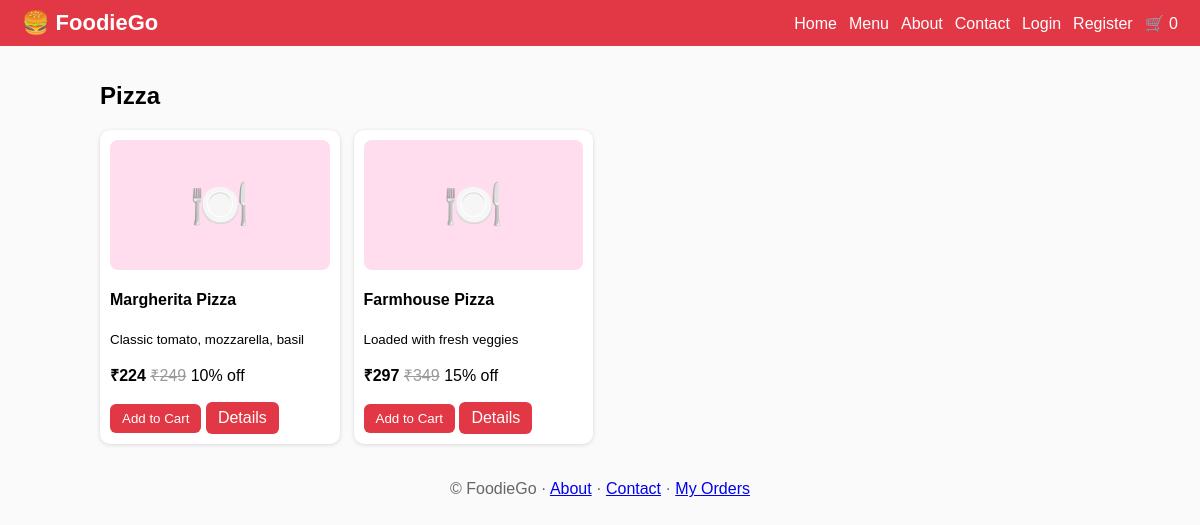
/products.php?cat=1, run on the app's committed database.
### tables this page shows
CREATE TABLE categories(id INT AUTO_INCREMENT PRIMARY KEY,name VARCHAR(100),image VARCHAR(255),description TEXT,status TINYINT DEFAULT 1);

CREATE TABLE products(id INT AUTO_INCREMENT PRIMARY KEY,category_id INT,name VARCHAR(150),image VARCHAR(255),price DECIMAL(10,2),discount DECIMAL(5,2) DEFAULT 0,description TEXT,stock INT DEFAULT 0,status TINYINT DEFAULT 1,featured TINYINT DEFAULT 0,created_at TIMESTAMP DEFAULT CURRENT_TIMESTAMP);

### inc.php (the view, shortened to what this page needs)
<?php
function e($s){return htmlspecialchars($s??'');}
function q($sql,$t='',...$p){$s=$GLOBALS['db']->prepare($sql);if($t)$s->bind_param($t,...$p);$s->execute();return $s;}
function rows($sql,$t='',...$p){return q($sql,$t,...$p)->get_result()->fetch_all(MYSQLI_ASSOC);}
function row($sql,$t='',...$p){return rows($sql,$t,...$p)[0]??null;}
function price($p){return round($p['price']*(1-$p['discount']/100),2);}
function img($f){return $f?"<img src='".(defined('P')?P:'')."uploads/".e($f)."'>":"<div class=ph>🍽️</div>";}
function card($p){return "<div class=card>".img($p['image'])."<h4>".e($p['name'])."</h4><small>".e(substr($p['description'],0,60))."</small><p><b>₹".number_format(price($p))."</b> ".($p['discount']>0?"<span class=old>₹".number_format($p['price'])."</span> ".(float)$p['discount']."% off":'')."</p><form method=post action=cart.php><input type=hidden name=add value={$p['id']}><button>Add to Cart</button> <a class=btn href='product.php?id={$p['id']}'>Details</a></form></div>";}
function head($t){$c=array_sum($_SESSION['cart']??[]);echo"<!doctype html><meta name=viewport content='width=device-width,initial-scale=1'><title>".e($t)." - FoodieGo</title><style>".CSS."</style><header><a class=logo href=index.php>🍔 FoodieGo</a><nav><a href=index.php>Home</a><a href=categories.php>Menu</a><a href=about.php>About</a><a href=contact.php>Contact</a>".(isset($_SESSION['uid'])?"<a href=profile.php>Profile</a><a href=orders.php>Orders</a><a href=logout.php>Logout</a>":"<a href=login.php>Login</a><a href=register.php>Register</a>")."<a href=cart.php>🛒 $c</a></nav></header><main>";}
function foot(){echo"</main><footer>© FoodieGo · <a href=about.php>About</a> · <a href=contact.php>Contact</a> · <a href=orders.php>My Orders</a></footer>";}

### products.php
<?php require'inc.php';head('Dishes');$id=(int)($_GET['cat']??0);$c=row("SELECT * FROM categories WHERE id=?",'i',$id);
echo"<h2>".e($c['name']??'Category not found')."</h2><div class=grid>";
foreach(rows("SELECT * FROM products WHERE category_id=? AND status=1",'i',$id) as $p)echo card($p);echo"</div>";foot();

### data on the page
categories: name "Pizza"
products: name "Margherita Pizza", description "Classic tomato, mozzarella, basil", price($p) "224", price "249", discount "10"
products: name "Farmhouse Pizza", description "Loaded with fresh veggies", price($p) "297", price "349", discount "15"

### other printed values
$c "0"
